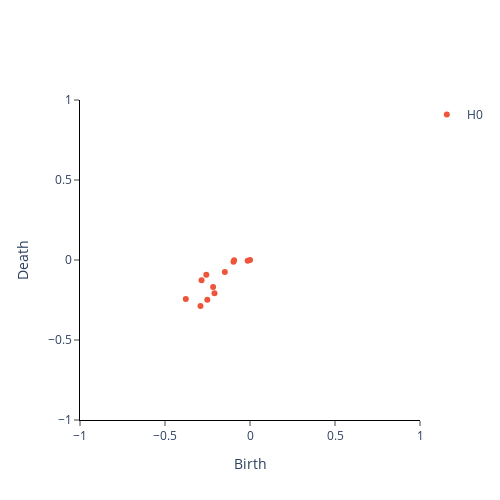
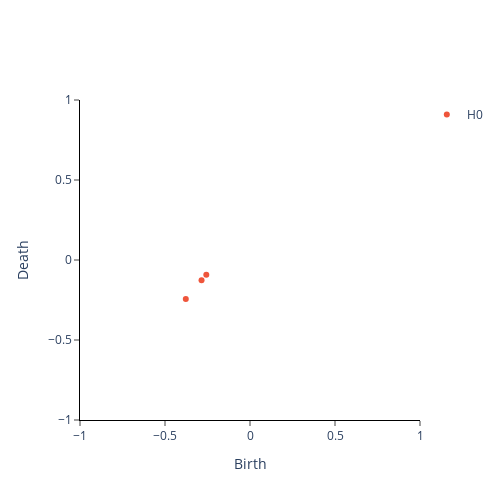

Notebook source saved alongside these figures, in order:
### Code cell
gplot.plot_diagram(dgmsg[0])
fil.fit_transform_plot(dgmsg[0][np.newaxis,...]);

### Figure 1 — Plotly figure (JSON) as saved in the notebook; plotly's stock layout.template omitted (floating-point values rounded to 4 significant figures)
{"data": [{"hoverinfo": "none", "line": {"color": "black", "dash": "dash", "width": 1}, "mode": "lines", "showlegend": false, "type": "scatter", "x": [0, 0], "y": [0, 0]}, {"mode": "markers", "name": "H0", "type": "scatter", "x": [-0.2913, -0.251, -0.3777, -0.2087, -0.217, -0.2851, -0.257, -0.148, -0.09705, -0.01371, -0.09335, -3.277e-06, -0.4347], "y": [-0.288, -0.2492, -0.2439, -0.2079, -0.1695, -0.1258, -0.09269, -0.07504, -0.01078, -0.005398, -0.001155, -1.931e-06, null]}], "layout": {"height": 500, "plot_bgcolor": "white", "width": 500, "xaxis": {"anchor": "y", "exponentformat": "e", "linecolor": "black", "linewidth": 1, "mirror": false, "range": [0, 0], "showexponent": "all", "showline": true, "side": "bottom", "ticks": "outside", "title": {"text": "Birth"}, "type": "linear", "zeroline": true}, "yaxis": {"anchor": "x", "exponentformat": "e", "linecolor": "black", "linewidth": 1, "mirror": false, "range": [0, 0], "showexponent": "all", "showline": true, "side": "left", "ticks": "outside", "title": {"text": "Death"}, "type": "linear", "zeroline": true}}}

### Figure 2 — Plotly figure (JSON) as saved in the notebook; plotly's stock layout.template omitted (floating-point values rounded to 4 significant figures)
{"data": [{"hoverinfo": "none", "line": {"color": "black", "dash": "dash", "width": 1}, "mode": "lines", "showlegend": false, "type": "scatter", "x": [0, 0], "y": [0, 0]}, {"mode": "markers", "name": "H0", "type": "scatter", "x": [-0.4347, -0.257, -0.2851, -0.3777], "y": [null, -0.09269, -0.1258, -0.2439]}], "layout": {"height": 500, "plot_bgcolor": "white", "width": 500, "xaxis": {"anchor": "y", "exponentformat": "e", "linecolor": "black", "linewidth": 1, "mirror": false, "range": [0, 0], "showexponent": "all", "showline": true, "side": "bottom", "ticks": "outside", "title": {"text": "Birth"}, "type": "linear", "zeroline": true}, "yaxis": {"anchor": "x", "exponentformat": "e", "linecolor": "black", "linewidth": 1, "mirror": false, "range": [0, 0], "showexponent": "all", "showline": true, "side": "left", "ticks": "outside", "title": {"text": "Death"}, "type": "linear", "zeroline": true}}}
